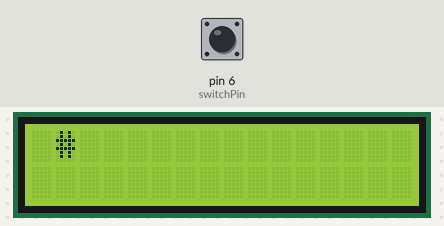
The sketch below on a simulated Arduino Uno, built with avr-gcc and run on an emulated ATmega328P. Shown: 16×2 character LCD. The test bench sets the inputs (shaded band); at power-on: pin 6 (switchPin) LOW.

Above: at 0.12 s.
At 1.28 s:
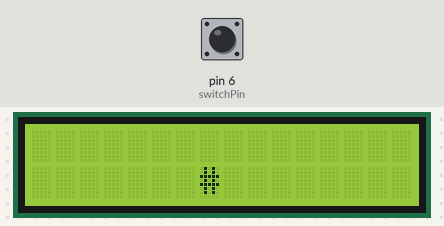
1.3 s: pin 6 (switchPin) pulled HIGH for 3.2 s
At 1.9 s:
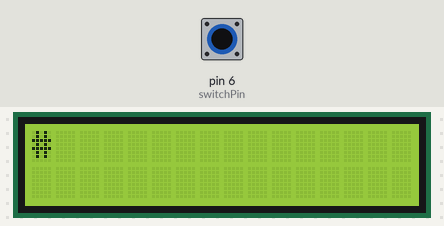

The sketch:

Arduino_Project_11.ino
```cpp
#include <LiquidCrystal.h>

LiquidCrystal lcd(12,11,5,4,3,2);

const int switchPin = 6;
int switchState = 0;

int currentPosition = -1;

int nextPosition() {
  if(currentPosition == 31) {
    currentPosition = 0;
    return currentPosition;
  } else {
    currentPosition++;
  }
  return currentPosition > 15 ? (currentPosition - 16) : currentPosition;
}
int nextLevel() {
  return currentPosition >= 16 ? 1 : 0;
}

void setup() {

  lcd.begin(16,2);
}


void loop() {
  switchState = digitalRead(switchPin);
  int pos = nextPosition();
  int level = nextLevel();

  if(switchState == HIGH) { // Bruker switchState som en reset.
    currentPosition = 0;
    pos = 0;
    level = 0;
  }

  lcd.clear();
  lcd.setCursor(pos,level);
  lcd.print("#");
  delay(50);

}
```
